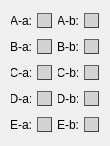
  <widget class="QWidget" name="gridLayoutWidget_3">
   <property name="geometry">
    <rect>
     <x>835</x>
     <y>325</y>
     <width>95</width>
     <height>126</height>
    </rect>
   </property>
   <layout class="QGridLayout" name="gridLayout_3">
    <item row="0" column="3">
     <widget class="QPushButton" name="fillcolor_sCut2_Cut1_segm1_sect2">
      <property name="minimumSize">
       <size>
        <width>15</width>
        <height>15</height>
       </size>
      </property>
      <property name="maximumSize">
       <size>
        <width>15</width>
        <height>15</height>
       </size>
      </property>
      <property name="styleSheet">
       <string notr="true">QPushButton{
border-width: 1px;
border-style: outset;
border-color: rgb(66, 66, 66);
background-color: rgb(211, 211, 211);
}
QPushButton:hover{
border-color: rgb(255, 255, 255)
}</string>
      </property>
      <property name="text">
       <string/>
      </property>
     </widget>
    </item>
    <item row="1" column="3">
     <widget class="QPushButton" name="fillcolor_sCut2_Cut1_segm2_sect2">
      <property name="minimumSize">
       <size>
        <width>15</width>
        <height>15</height>
       </size>
      </property>
      <property name="maximumSize">
       <size>
        <width>15</width>
        <height>15</height>
       </size>
      </property>
      <property name="styleSheet">
       <string notr="true">QPushButton{
border-width: 1px;
border-style: outset;
border-color: rgb(66, 66, 66);
background-color: rgb(211, 211, 211);
}
QPushButton:hover{
border-color: rgb(255, 255, 255)
}</string>
      </property>
      <property name="text">
       <string/>
      </property>
     </widget>
    </item>
    <item row="0" column="0">
     <widget class="QLabel" name="label_sCut2_Cut1_segm1_sect1">
      <property name="sizePolicy">
       <sizepolicy hsizetype="Fixed" vsizetype="Preferred">
        <horstretch>0</horstretch>
        <verstretch>0</verstretch>
       </sizepolicy>
      </property>
      <property name="minimumSize">
       <size>
        <width>20</width>
        <height>20</height>
       </size>
      </property>
      <property name="maximumSize">
       <size>
        <width>25</width>
        <height>20</height>
       </size>
      </property>
      <property name="styleSheet">
       <string notr="true">font: 25 10pt &quot;Calibri Light&quot;;</string>
      </property>
      <property name="text">
       <string>A-a:</string>
      </property>
      <property name="alignment">
       <set>Qt::AlignCenter</set>
      </property>
     </widget>
    </item>
    <item row="3" column="0">
     <widget class="QLabel" name="label_sCut2_Cut1_segm4_sect1">
      <property name="sizePolicy">
       <sizepolicy hsizetype="Fixed" vsizetype="Preferred">
        <horstretch>0</horstretch>
        <verstretch>0</verstretch>
       </sizepolicy>
      </property>
      <property name="minimumSize">
       <size>
        <width>20</width>
        <height>20</height>
       </size>
      </property>
      <property name="maximumSize">
       <size>
        <width>25</width>
        <height>20</height>
       </size>
      </property>
      <property name="styleSheet">
       <string notr="true">font: 25 10pt &quot;Calibri Light&quot;;</string>
      </property>
      <property name="text">
       <string>D-a:</string>
      </property>
      <property name="alignment">
       <set>Qt::AlignCenter</set>
      </property>
     </widget>
    </item>
    <item row="3" column="1">
     <widget class="QPushButton" name="fillcolor_sCut2_Cut1_segm4_sect1">
      <property name="minimumSize">
       <size>
        <width>15</width>
        <height>15</height>
       </size>
      </property>
      <property name="maximumSize">
       <size>
        <width>15</width>
        <height>15</height>
       </size>
      </property>
      <property name="styleSheet">
       <string notr="true">QPushButton{
border-width: 1px;
border-style: outset;
border-color: rgb(66, 66, 66);
background-color: rgb(211, 211, 211);
}
QPushButton:hover{
border-color: rgb(255, 255, 255)
}</string>
      </property>
      <property name="text">
       <string/>
      </property>
     </widget>
    </item>
    <item row="2" column="3">
     <widget class="QPushButton" name="fillcolor_sCut2_Cut1_segm3_sect2">
      <property name="minimumSize">
       <size>
        <width>15</width>
        <height>15</height>
       </size>
      </property>
      <property name="maximumSize">
       <size>
        <width>15</width>
        <height>15</height>
       </size>
      </property>
      <property name="styleSheet">
       <string notr="true">QPushButton{
border-width: 1px;
border-style: outset;
border-color: rgb(66, 66, 66);
background-color: rgb(211, 211, 211);
}
QPushButton:hover{
border-color: rgb(255, 255, 255)
}</string>
      </property>
      <property name="text">
       <string/>
      </property>
     </widget>
    </item>
    <item row="0" column="1">
     <widget class="QPushButton" name="fillcolor_sCut2_Cut1_segm1_sect1">
      <property name="minimumSize">
       <size>
        <width>15</width>
        <height>15</height>
       </size>
      </property>
      <property name="maximumSize">
       <size>
        <width>15</width>
        <height>15</height>
       </size>
      </property>
      <property name="styleSheet">
       <string notr="true">QPushButton{
border-width: 1px;
border-style: outset;
border-color: rgb(66, 66, 66);
background-color: rgb(211, 211, 211);
}
QPushButton:hover{
border-color: rgb(255, 255, 255)
}</string>
      </property>
      <property name="text">
       <string/>
      </property>
     </widget>
    </item>
    <item row="0" column="2">
     <widget class="QLabel" name="label_sCut2_Cut1_segm1_sect2">
      <property name="sizePolicy">
       <sizepolicy hsizetype="Fixed" vsizetype="Preferred">
        <horstretch>0</horstretch>
        <verstretch>0</verstretch>
       </sizepolicy>
      </property>
      <property name="minimumSize">
       <size>
        <width>20</width>
        <height>20</height>
       </size>
      </property>
      <property name="maximumSize">
       <size>
        <width>25</width>
        <height>20</height>
       </size>
      </property>
      <property name="styleSheet">
       <string notr="true">font: 25 10pt &quot;Calibri Light&quot;;</string>
      </property>
      <property name="text">
       <string>A-b:</string>
      </property>
      <property name="alignment">
       <set>Qt::AlignCenter</set>
      </property>
     </widget>
    </item>
    <item row="1" column="1">
     <widget class="QPushButton" name="fillcolor_sCut2_Cut1_segm2_sect1">
      <property name="minimumSize">
       <size>
        <width>15</width>
        <height>15</height>
       </size>
      </property>
      <property name="maximumSize">
       <size>
        <width>15</width>
        <height>15</height>
       </size>
      </property>
      <property name="styleSheet">
       <string notr="true">QPushButton{
border-width: 1px;
border-style: outset;
border-color: rgb(66, 66, 66);
background-color: rgb(211, 211, 211);
}
QPushButton:hover{
border-color: rgb(255, 255, 255)
}</string>
      </property>
      <property name="text">
       <string/>
      </property>
     </widget>
    </item>
    <item row="2" column="0">
     <widget class="QLabel" name="label_sCut2_Cut1_segm3_sect1">
      <property name="sizePolicy">
       <sizepolicy hsizetype="Fixed" vsizetype="Preferred">
        <horstretch>0</horstretch>
        <verstretch>0</verstretch>
       </sizepolicy>
      </property>
      <property name="minimumSize">
       <size>
        <width>20</width>
        <height>20</height>
       </size>
      </property>
      <property name="maximumSize">
       <size>
        <width>25</width>
        <height>20</height>
       </size>
      </property>
      <property name="styleSheet">
       <string notr="true">font: 25 10pt &quot;Calibri Light&quot;;</string>
      </property>
      <property name="text">
       <string>C-a:</string>
      </property>
      <property name="alignment">
       <set>Qt::AlignCenter</set>
      </property>
     </widget>
    </item>
    <item row="3" column="3">
     <widget class="QPushButton" name="fillcolor_sCut2_Cut1_segm4_sect2">
      <property name="minimumSize">
       <size>
        <width>15</width>
        <height>15</height>
       </size>
      </property>
      <property name="maximumSize">
       <size>
        <width>15</width>
        <height>15</height>
       </size>
      </property>
      <property name="styleSheet">
       <string notr="true">QPushButton{
border-width: 1px;
border-style: outset;
border-color: rgb(66, 66, 66);
background-color: rgb(211, 211, 211);
}
QPushButton:hover{
border-color: rgb(255, 255, 255)
}</string>
      </property>
      <property name="text">
       <string/>
      </property>
     </widget>
    </item>
    <item row="3" column="2">
     <widget class="QLabel" name="label_sCut2_Cut1_segm4_sect2">
      <property name="sizePolicy">
       <sizepolicy hsizetype="Fixed" vsizetype="Preferred">
        <horstretch>0</horstretch>
        <verstretch>0</verstretch>
       </sizepolicy>
      </property>
      <property name="minimumSize">
       <size>
        <width>20</width>
        <height>20</height>
       </size>
      </property>
      <property name="maximumSize">
       <size>
        <width>25</width>
        <height>20</height>
       </size>
      </property>
      <property name="styleSheet">
       <string notr="true">font: 25 10pt &quot;Calibri Light&quot;;</string>
      </property>
      <property name="text">
       <string>D-b:</string>
      </property>
      <property name="alignment">
       <set>Qt::AlignCenter</set>
      </property>
     </widget>
    </item>
    <item row="1" column="2">
     <widget class="QLabel" name="label_sCut2_Cut1_segm2_sect2">
      <property name="sizePolicy">
       <sizepolicy hsizetype="Fixed" vsizetype="Preferred">
        <horstretch>0</horstretch>
        <verstretch>0</verstretch>
       </sizepolicy>
      </property>
      <property name="minimumSize">
       <size>
        <width>20</width>
        <height>20</height>
       </size>
      </property>
      <property name="maximumSize">
       <size>
        <width>25</width>
        <height>20</height>
       </size>
      </property>
      <property name="styleSheet">
       <string notr="true">font: 25 10pt &quot;Calibri Light&quot;;</string>
      </property>
      <property name="text">
       <string>B-b:</string>
      </property>
      <property name="alignment">
       <set>Qt::AlignCenter</set>
      </property>
     </widget>
    </item>
    <item row="2" column="2">
     <widget class="QLabel" name="label_sCut2_Cut1_segm3_sect2">
      <property name="sizePolicy">
       <sizepolicy hsizetype="Fixed" vsizetype="Preferred">
        <horstretch>0</horstretch>
        <verstretch>0</verstretch>
       </sizepolicy>
      </property>
      <property name="minimumSize">
       <size>
        <width>20</width>
        <height>20</height>
       </size>
      </property>
      <property name="maximumSize">
       <size>
        <width>25</width>
        <height>20</height>
       </size>
      </property>
      <property name="styleSheet">
       <string notr="true">font: 25 10pt &quot;Calibri Light&quot;;</string>
      </property>
      <property name="text">
       <string>C-b:</string>
      </property>
      <property name="alignment">
       <set>Qt::AlignCenter</set>
      </property>
     </widget>
    </item>
    <item row="1" column="0">
     <widget class="QLabel" name="label_sCut2_Cut1_segm2_sect1">
      <property name="sizePolicy">
       <sizepolicy hsizetype="Fixed" vsizetype="Preferred">
        <horstretch>0</horstretch>
        <verstretch>0</verstretch>
       </sizepolicy>
      </property>
      <property name="minimumSize">
       <size>
        <width>20</width>
        <height>20</height>
       </size>
      </property>
      <property name="maximumSize">
       <size>
        <width>25</width>
        <height>20</height>
       </size>
      </property>
      <property name="styleSheet">
       <string notr="true">font: 25 10pt &quot;Calibri Light&quot;;</string>
      </property>
      <property name="text">
       <string>B-a:</string>
      </property>
      <property name="alignment">
       <set>Qt::AlignCenter</set>
      </property>
     </widget>
    </item>
    <item row="2" column="1">
     <widget class="QPushButton" name="fillcolor_sCut2_Cut1_segm3_sect1">
      <property name="minimumSize">
       <size>
        <width>15</width>
        <height>15</height>
       </size>
      </property>
      <property name="maximumSize">
       <size>
        <width>15</width>
        <height>15</height>
       </size>
      </property>
      <property name="styleSheet">
       <string notr="true">QPushButton{
border-width: 1px;
border-style: outset;
border-color: rgb(66, 66, 66);
background-color: rgb(211, 211, 211);
}
QPushButton:hover{
border-color: rgb(255, 255, 255)
}</string>
      </property>
      <property name="text">
       <string/>
      </property>
     </widget>
    </item>
    <item row="4" column="0">
     <widget class="QLabel" name="label_sCut2_Cut1_segm5_sect1">
      <property name="sizePolicy">
       <sizepolicy hsizetype="Fixed" vsizetype="Preferred">
        <horstretch>0</horstretch>
        <verstretch>0</verstretch>
       </sizepolicy>
      </property>
      <property name="minimumSize">
       <size>
        <width>20</width>
        <height>20</height>
       </size>
      </property>
      <property name="maximumSize">
       <size>
        <width>25</width>
        <height>20</height>
       </size>
      </property>
      <property name="styleSheet">
       <string notr="true">font: 25 10pt &quot;Calibri Light&quot;;</string>
      </property>
      <property name="text">
       <string>E-a:</string>
      </property>
      <property name="alignment">
       <set>Qt::AlignCenter</set>
      </property>
     </widget>
    </item>
    <item row="4" column="1">
     <widget class="QPushButton" name="fillcolor_sCut2_Cut1_segm5_sect1">
      <property name="minimumSize">
       <size>
        <width>15</width>
        <height>15</height>
       </size>
      </property>
      <property name="maximumSize">
       <size>
        <width>15</width>
        <height>15</height>
       </size>
      </property>
      <property name="styleSheet">
       <string notr="true">QPushButton{
border-width: 1px;
border-style: outset;
border-color: rgb(66, 66, 66);
background-color: rgb(211, 211, 211);
}
QPushButton:hover{
border-color: rgb(255, 255, 255)
}</string>
      </property>
      <property name="text">
       <string/>
      </property>
     </widget>
    </item>
    <item row="4" column="2">
     <widget class="QLabel" name="label_sCut2_Cut1_segm5_sect2">
      <property name="sizePolicy">
       <sizepolicy hsizetype="Fixed" vsizetype="Preferred">
        <horstretch>0</horstretch>
        <verstretch>0</verstretch>
       </sizepolicy>
      </property>
      <property name="minimumSize">
       <size>
        <width>20</width>
        <height>20</height>
       </size>
      </property>
      <property name="maximumSize">
       <size>
        <width>25</width>
        <height>20</height>
       </size>
      </property>
      <property name="styleSheet">
       <string notr="true">font: 25 10pt &quot;Calibri Light&quot;;</string>
      </property>
      <property name="text">
       <string>E-b:</string>
      </property>
      <property name="alignment">
       <set>Qt::AlignCenter</set>
      </property>
     </widget>
    </item>
    <item row="4" column="3">
     <widget class="QPushButton" name="fillcolor_sCut2_Cut1_segm5_sect2">
      <property name="minimumSize">
       <size>
        <width>15</width>
        <height>15</height>
       </size>
      </property>
      <property name="maximumSize">
       <size>
        <width>15</width>
        <height>15</height>
       </size>
      </property>
      <property name="styleSheet">
       <string notr="true">QPushButton{
border-width: 1px;
border-style: outset;
border-color: rgb(66, 66, 66);
background-color: rgb(211, 211, 211);
}
QPushButton:hover{
border-color: rgb(255, 255, 255)
}</string>
      </property>
      <property name="text">
       <string/>
      </property>
     </widget>
    </item>
   </layout>
  </widget>
